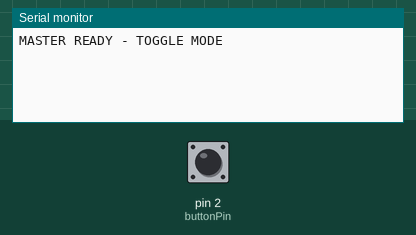
This sketch was run on a simulated Arduino Uno, built with avr-gcc and run on an emulated ATmega328P. Shown: the last lines printed to the serial monitor. The test bench sets the inputs (shaded band); at power-on: pin 2 (buttonPin) HIGH.

Above: at 1.2 s.
1.3 s: pin 2 (buttonPin) pulled LOW for 0.15 s
At 2.0 s:
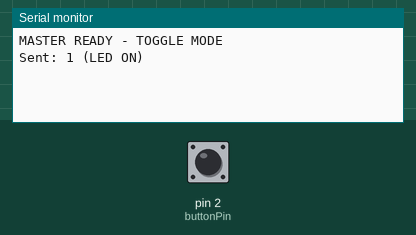
2.9 s: pin 2 (buttonPin) pulled LOW for 1 s
At 3.3 s:
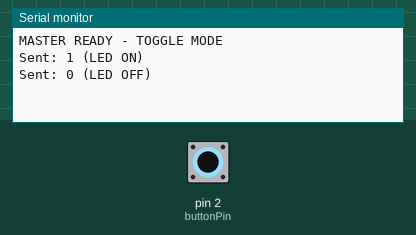

Measured:
- after the input at 1.3 s, the serial monitor: prints a new line at once (image 1)
- after the input at 2.9 s, the serial monitor: prints a new line at once (image 2)

The sketch:

master.ino
```cpp
#include <SoftwareSerial.h>
SoftwareSerial bt(10, 11); // RX, TX
const int buttonPin = 2;
bool ledState = false; // Stores ON/OFF state
bool lastButtonState = HIGH;
void setup()
{
    pinMode(buttonPin, INPUT_PULLUP);
    Serial.begin(9600); // USB Serial Monitor
    bt.begin(9600);     // HC-05 DATA mode
    Serial.println("MASTER READY - TOGGLE MODE");
}
void loop()
{
    bool buttonState = digitalRead(buttonPin);
    // Detect button press (edge detection)
    if (lastButtonState == HIGH && buttonState == LOW)
    {
        ledState = !ledState; // TOGGLE state
        if (ledState)
        {
            bt.write('1');
            Serial.println("Sent: 1 (LED ON)");
        }
        else
        {
            bt.write('0');
            Serial.println("Sent: 0 (LED OFF)");
        }
        delay(250); // Debounce delay
    }
    lastButtonState = buttonState;
}
```
